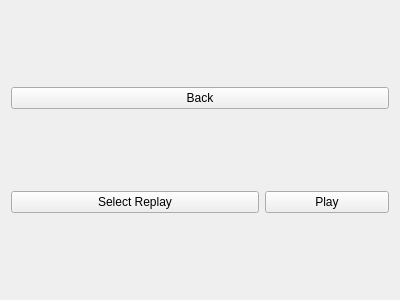
<?xml version="1.0" encoding="UTF-8"?>
<ui version="4.0">
 <class>ReplayPlayer</class>
 <widget class="QWidget" name="ReplayPlayer">
  <property name="geometry">
   <rect>
    <x>0</x>
    <y>0</y>
    <width>400</width>
    <height>300</height>
   </rect>
  </property>
  <property name="windowTitle">
   <string>Form</string>
  </property>
  <layout class="QGridLayout" name="gridLayout">
   <item row="0" column="0" colspan="3">
    <widget class="QPushButton" name="backButton">
     <property name="text">
      <string>Back</string>
     </property>
    </widget>
   </item>
   <item row="1" column="2">
    <widget class="QPushButton" name="PlayButton">
     <property name="text">
      <string>Play</string>
     </property>
    </widget>
   </item>
   <item row="1" column="0" colspan="2">
    <widget class="QPushButton" name="pickReplayButton">
     <property name="text">
      <string>Select Replay</string>
     </property>
    </widget>
   </item>
  </layout>
 </widget>
 <resources/>
 <connections/>
</ui>
